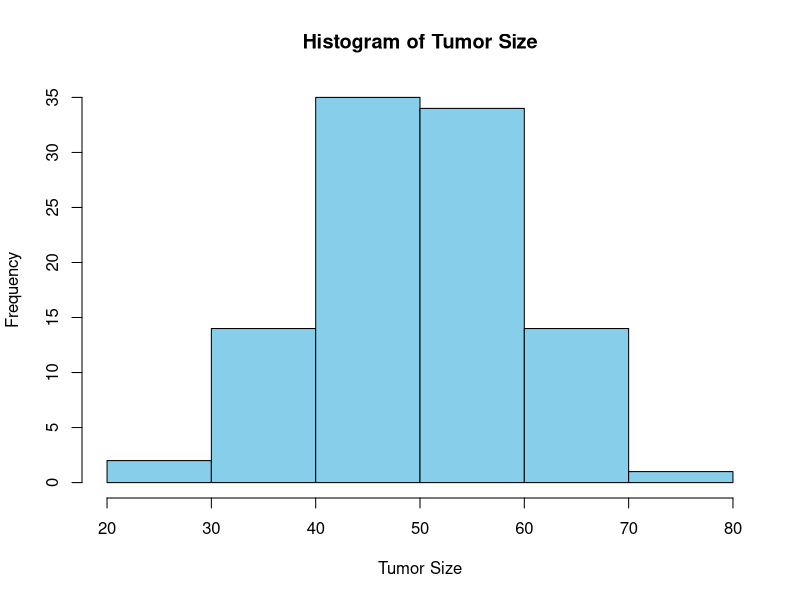
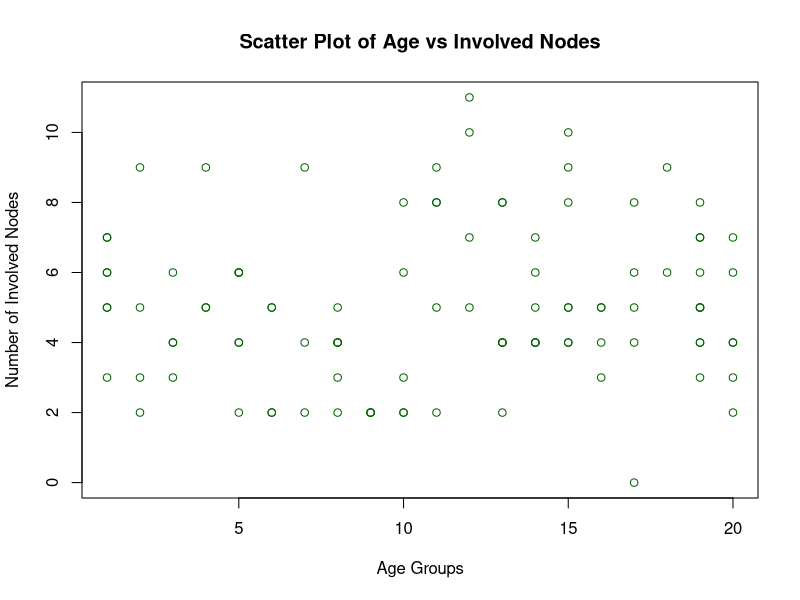
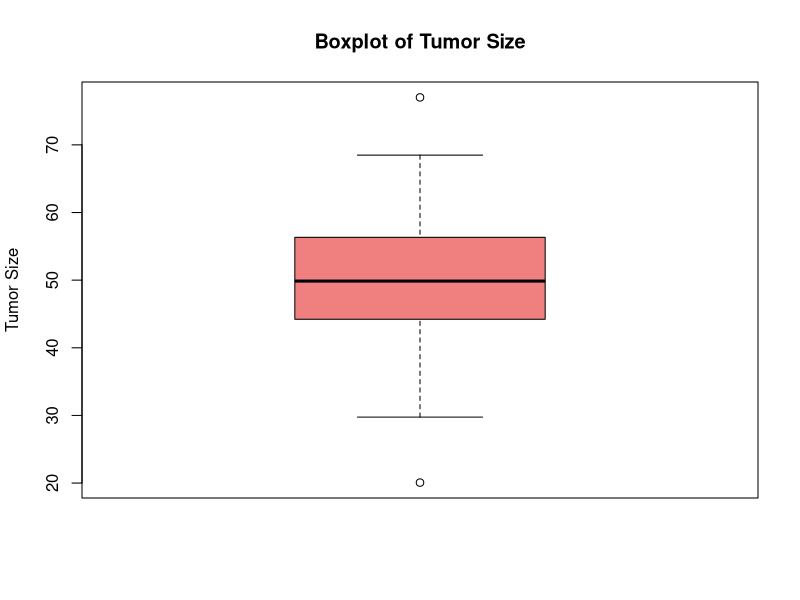

The R source for these figures, in order:
# Generating synthetic data
set.seed(42)  # For reproducibility

# Creating age groups
age_groups <- cut(runif(100, min = 1, max = 100), 
    breaks = c(0, 5, 10, 15, 20, 25, 30, 35, 40, 45, 50, 55, 60, 65, 70, 75, 80, 85, 90, 95, 100), labels = FALSE)

# Generating tumor size and number of involved nodes
tumor_size <- rnorm(100, mean = 50, sd = 10)
inv_nodes <- rpois(100, lambda = 5)

# Creating a dataframe
cancer_data <- data.frame(age_groups, tumor_size, inv_nodes)

# Drawing the Histogram
hist(cancer_data$tumor_size, main = "Histogram of Tumor Size", xlab = "Tumor Size", col = "skyblue")

# Drawing the Scatter Plot
plot(cancer_data$age_groups, cancer_data$inv_nodes, 
     main = "Scatter Plot of Age vs Involved Nodes", xlab = "Age Groups", 
     ylab = "Number of Involved Nodes", col = "darkgreen")

# Drawing the Boxplot
boxplot(cancer_data$tumor_size, main = "Boxplot of Tumor Size",
        ylab = "Tumor Size", col = "lightcoral")
